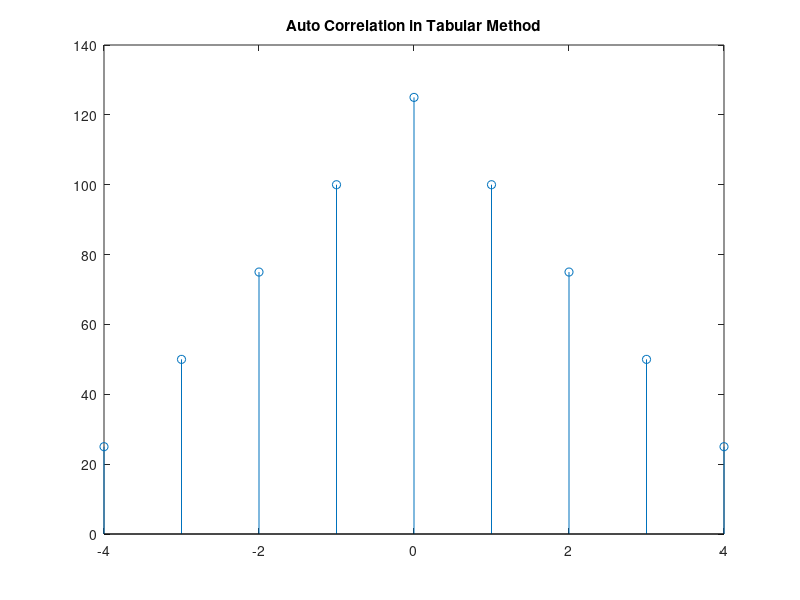

The MATLAB script that drew this image:
clc;
clear all;
close all;

m = input ('Input the length x(n) : ');
for i=1:1:m
    fprintf('Values of x(%d): ',i);
    x(i)=input('');
end
xzero = input ('Zero index of x(n) : ');

n=m;
for(i=1:1:n)
    y(i)=x(i);
end
yzero=xzero;

for i=1:1:n
    yy(i)=y(n-i+1);
end
yzero = n-yzero+1;

for i=1:1:n
    fprintf('%d ',yy(i));
end
fprintf('\n');


total = n+m-1;
start = -yzero -xzero+2;
stop = total + start - 1;
 
fprintf('Total values: %d\n',total);
fprintf('Start Index: %d\n',start);
fprintf('Stop Index: %d\n',stop);
   
for i=m+1:1:total
    x(i)=0;
end 
for i=n+1:1:total
    yy(i)=0;
end

for i=1:1:total
  fprintf('%d ',x(i));
end
fprintf('\n\n');
for i=1:1:total
    fprintf('%d ',yy(i));
end

fprintf('\n\n');
for i=1:1:total	
    for j=1:1:total
        xh(i,j) = x(i) * yy(j);
    end
end
  
for i=1:1:total
    for j=1:1:total
        fprintf('%4d',xh(i,j));
    end
    fprintf('\n');
end
fprintf('\n\n');
 
for i=1:1:total
    ans(i)=0;
end 
for stp=1:1:total
    j=1;
    for i=stp:-1:1
        ans(stp) = ans(stp) + xh(i,j);
        j=j+1;
    end
end       
for i=1:1:total
    fprintf('%3d',ans(i));
end
fprintf('\n');
for i=start:1:stop
    if(i==0)
        fprintf('  ^');
    else 
        fprintf('   ');
    end
end
fprintf('\n\n');
figure;
j=start;
for i=1:1:total
    y(i) = j;
    j=j+1;
end
stem(y,ans);
title('Auto Correlation in Tabular Method');
